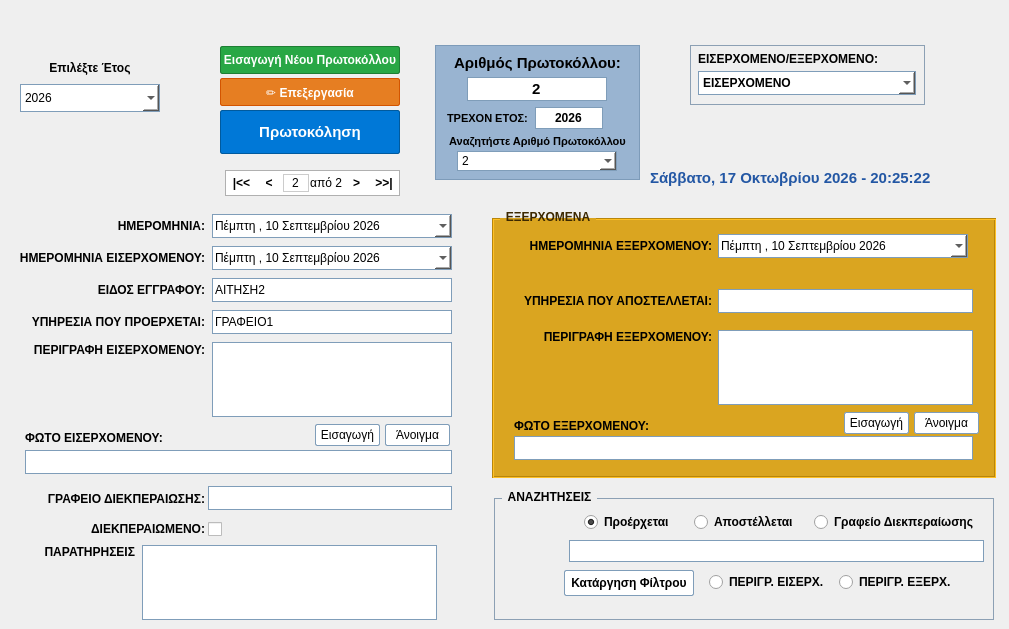
  <widget class="QWidget" name="centralwidget">
   <widget class="QLabel" name="lblSelectYear">
    <property name="geometry">
     <rect>
      <x>20</x>
      <y>58</y>
      <width>140</width>
      <height>20</height>
     </rect>
    </property>
    <property name="font">
     <font>
      <pointsize>9</pointsize>
      <weight>75</weight>
      <bold>true</bold>
     </font>
    </property>
    <property name="text">
     <string>Επιλέξτε Έτος</string>
    </property>
    <property name="alignment">
     <set>Qt::AlignCenter</set>
    </property>
   </widget>
   <widget class="QComboBox" name="comboSelectYear">
    <property name="geometry">
     <rect>
      <x>20</x>
      <y>84</y>
      <width>140</width>
      <height>28</height>
     </rect>
    </property>
    <property name="styleSheet">
     <string notr="true">background-color: white; border: 1px solid #7f9db9;</string>
    </property>
    <item>
     <property name="text">
      <string>2026</string>
     </property>
    </item>
    <item>
     <property name="text">
      <string>2025</string>
     </property>
    </item>
    <item>
     <property name="text">
      <string>2024</string>
     </property>
    </item>
   </widget>
   <widget class="QPushButton" name="btnNewProtocol">
    <property name="geometry">
     <rect>
      <x>220</x>
      <y>46</y>
      <width>180</width>
      <height>28</height>
     </rect>
    </property>
    <property name="font">
     <font>
      <pointsize>9</pointsize>
      <weight>75</weight>
      <bold>true</bold>
     </font>
    </property>
    <property name="styleSheet">
     <string notr="true">QPushButton {
    background-color: #28a745;
    color: white;
    font-weight: bold;
    border: 1px solid #1e7e34;
    border-radius: 2px;
}
QPushButton:hover {
    background-color: #218838;
}
QPushButton:pressed {
    background-color: #1e7e34;
}</string>
    </property>
    <property name="text">
     <string>Εισαγωγή Νέου Πρωτοκόλλου</string>
    </property>
   </widget>
   <widget class="QPushButton" name="btnEdit">
    <property name="geometry">
     <rect>
      <x>220</x>
      <y>78</y>
      <width>180</width>
      <height>28</height>
     </rect>
    </property>
    <property name="font">
     <font>
      <pointsize>9</pointsize>
      <weight>75</weight>
      <bold>true</bold>
     </font>
    </property>
    <property name="styleSheet">
     <string notr="true">QPushButton {
    background-color: #e67e22;
    color: white;
    font-weight: bold;
    border: 1px solid #d35400;
    border-radius: 2px;
}
QPushButton:hover {
    background-color: #f39c12;
}
QPushButton:pressed {
    background-color: #d35400;
}
QPushButton:disabled {
    background-color: #bdc3c7;
    color: #7f8c8d;
    border: 1px solid #95a5a6;
}</string>
    </property>
    <property name="text">
     <string>✏️ Επεξεργασία</string>
    </property>
   </widget>
   <widget class="QPushButton" name="btnProtocol">
    <property name="geometry">
     <rect>
      <x>220</x>
      <y>110</y>
      <width>180</width>
      <height>44</height>
     </rect>
    </property>
    <property name="font">
     <font>
      <pointsize>11</pointsize>
      <weight>75</weight>
      <bold>true</bold>
     </font>
    </property>
    <property name="styleSheet">
     <string notr="true">QPushButton {
    background-color: #0078d7;
    color: white;
    font-weight: bold;
    font-size: 11pt;
    border: 1px solid #005a9e;
    border-radius: 2px;
}
QPushButton:hover {
    background-color: #1a88e1;
}
QPushButton:pressed {
    background-color: #005a9e;
}
QPushButton:disabled {
    background-color: #8faec9;
    color: #eaf1f8;
    border: 1px solid #7a9cb9;
}</string>
    </property>
    <property name="text">
     <string>Πρωτοκόληση</string>
    </property>
   </widget>
   <widget class="QFrame" name="frameStats">
    <property name="geometry">
     <rect>
      <x>435</x>
      <y>45</y>
      <width>205</width>
      <height>135</height>
     </rect>
    </property>
    <property name="styleSheet">
     <string notr="true">QFrame#frameStats {
    background-color: rgb(153, 180, 209);
    border: 1px solid rgb(125, 155, 185);
}</string>
    </property>
    <property name="frameShape">
     <enum>QFrame::StyledPanel</enum>
    </property>
    <property name="frameShadow">
     <enum>QFrame::Raised</enum>
    </property>
    <widget class="QLabel" name="lblProtocolNum">
     <property name="geometry">
      <rect>
       <x>10</x>
       <y>8</y>
       <width>185</width>
       <height>20</height>
      </rect>
     </property>
     <property name="font">
      <font>
       <pointsize>11</pointsize>
       <weight>75</weight>
       <bold>true</bold>
      </font>
     </property>
     <property name="text">
      <string>Αριθμός Πρωτοκόλλου:</string>
     </property>
     <property name="alignment">
      <set>Qt::AlignCenter</set>
     </property>
    </widget>
    <widget class="QLineEdit" name="txtProtocolNum">
     <property name="geometry">
      <rect>
       <x>32</x>
       <y>32</y>
       <width>140</width>
       <height>24</height>
      </rect>
     </property>
     <property name="font">
      <font>
       <pointsize>11</pointsize>
       <weight>75</weight>
       <bold>true</bold>
      </font>
     </property>
     <property name="styleSheet">
      <string notr="true">background-color: white; border: 1px solid #7f9db9;</string>
     </property>
     <property name="text">
      <string>2</string>
     </property>
     <property name="alignment">
      <set>Qt::AlignCenter</set>
     </property>
    </widget>
    <widget class="QLabel" name="lblCurrentYear">
     <property name="geometry">
      <rect>
       <x>12</x>
       <y>64</y>
       <width>85</width>
       <height>18</height>
      </rect>
     </property>
     <property name="font">
      <font>
       <pointsize>8</pointsize>
       <weight>75</weight>
       <bold>true</bold>
      </font>
     </property>
     <property name="text">
      <string>ΤΡΕΧΟΝ ΕΤΟΣ:</string>
     </property>
    </widget>
    <widget class="QLineEdit" name="txtCurrentYear">
     <property name="geometry">
      <rect>
       <x>100</x>
       <y>62</y>
       <width>68</width>
       <height>22</height>
      </rect>
     </property>
     <property name="font">
      <font>
       <weight>75</weight>
       <bold>true</bold>
      </font>
     </property>
     <property name="styleSheet">
      <string notr="true">background-color: white; border: 1px solid #7f9db9;</string>
     </property>
     <property name="text">
      <string>2026</string>
     </property>
     <property name="alignment">
      <set>Qt::AlignCenter</set>
     </property>
    </widget>
    <widget class="QLabel" name="lblSearchProto">
     <property name="geometry">
      <rect>
       <x>10</x>
       <y>88</y>
       <width>185</width>
       <height>16</height>
      </rect>
     </property>
     <property name="font">
      <font>
       <pointsize>8</pointsize>
       <weight>75</weight>
       <bold>true</bold>
      </font>
     </property>
     <property name="text">
      <string>Αναζητήστε Αριθμό Πρωτοκόλλου</string>
     </property>
     <property name="alignment">
      <set>Qt::AlignCenter</set>
     </property>
    </widget>
    <widget class="QComboBox" name="comboSearchProto">
     <property name="geometry">
      <rect>
       <x>22</x>
       <y>106</y>
       <width>160</width>
       <height>20</height>
      </rect>
     </property>
     <property name="styleSheet">
      <string notr="true">background-color: white; border: 1px solid #7f9db9;</string>
     </property>
     <item>
      <property name="text">
       <string>2</string>
      </property>
     </item>
     <item>
      <property name="text">
       <string>1</string>
      </property>
     </item>
    </widget>
   </widget>
   <widget class="QFrame" name="frameNav">
    <property name="geometry">
     <rect>
      <x>225</x>
      <y>170</y>
      <width>175</width>
      <height>26</height>
     </rect>
    </property>
    <property name="styleSheet">
     <string notr="true">QFrame#frameNav {
    background-color: white;
    border: 1px solid #b0b0b0;
}
QPushButton {
    border: none;
    background: transparent;
    font-weight: bold;
    padding: 0 4px;
}
QPushButton:hover {
    background-color: #e5f1fb;
}</string>
    </property>
    <property name="frameShape">
     <enum>QFrame::StyledPanel</enum>
    </property>
    <layout class="QHBoxLayout" name="navLayout">
     <property name="spacing">
      <number>1</number>
     </property>
     <property name="leftMargin">
      <number>2</number>
     </property>
     <property name="topMargin">
      <number>1</number>
     </property>
     <property name="rightMargin">
      <number>2</number>
     </property>
     <property name="bottomMargin">
      <number>1</number>
     </property>
     <item>
      <widget class="QPushButton" name="btnNavFirst">
       <property name="text">
        <string>|&lt;&lt;</string>
       </property>
      </widget>
     </item>
     <item>
      <widget class="QPushButton" name="btnNavPrev">
       <property name="text">
        <string>&lt;</string>
       </property>
      </widget>
     </item>
     <item>
      <widget class="QLineEdit" name="txtNavIndex">
       <property name="maximumSize">
        <size>
         <width>26</width>
         <height>16777215</height>
        </size>
       </property>
       <property name="styleSheet">
        <string notr="true">border: 1px solid #ccc;</string>
       </property>
       <property name="text">
        <string>2</string>
       </property>
       <property name="alignment">
        <set>Qt::AlignCenter</set>
       </property>
      </widget>
     </item>
     <item>
      <widget class="QLabel" name="lblNavOf">
       <property name="text">
        <string>από 2</string>
       </property>
       <property name="alignment">
        <set>Qt::AlignCenter</set>
       </property>
      </widget>
     </item>
     <item>
      <widget class="QPushButton" name="btnNavNext">
       <property name="text">
        <string>&gt;</string>
       </property>
      </widget>
     </item>
     <item>
      <widget class="QPushButton" name="btnNavLast">
       <property name="text">
        <string>&gt;&gt;|</string>
       </property>
      </widget>
     </item>
    </layout>
   </widget>
   <widget class="QLabel" name="lblClock">
    <property name="geometry">
     <rect>
      <x>650</x>
      <y>166</y>
      <width>350</width>
      <height>24</height>
     </rect>
    </property>
    <property name="font">
     <font>
      <pointsize>11</pointsize>
      <weight>75</weight>
      <bold>true</bold>
     </font>
    </property>
    <property name="styleSheet">
     <string notr="true">color: rgb(35, 87, 164); font-weight: bold;</string>
    </property>
    <property name="text">
     <string>Σάββατο, 17 Οκτωβρίου 2026 - 20:25:22</string>
    </property>
   </widget>
   <widget class="QFrame" name="frameDocType">
    <property name="geometry">
     <rect>
      <x>690</x>
      <y>45</y>
      <width>235</width>
      <height>60</height>
     </rect>
    </property>
    <property name="styleSheet">
     <string notr="true">QFrame#frameDocType {
    border: 1px solid rgb(140, 160, 180);
    background-color: transparent;
}</string>
    </property>
    <property name="frameShape">
     <enum>QFrame::StyledPanel</enum>
    </property>
    <widget class="QLabel" name="lblDocTypeTitle">
     <property name="geometry">
      <rect>
       <x>8</x>
       <y>6</y>
       <width>220</width>
       <height>16</height>
      </rect>
     </property>
     <property name="font">
      <font>
       <pointsize>9</pointsize>
       <weight>75</weight>
       <bold>true</bold>
      </font>
     </property>
     <property name="text">
      <string>ΕΙΣΕΡΧΟΜΕΝΟ/ΕΞΕΡΧΟΜΕΝΟ:</string>
     </property>
    </widget>
    <widget class="QComboBox" name="comboDocClass">
     <property name="geometry">
      <rect>
       <x>8</x>
       <y>26</y>
       <width>218</width>
       <height>24</height>
      </rect>
     </property>
     <property name="font">
      <font>
       <weight>75</weight>
       <bold>true</bold>
      </font>
     </property>
     <property name="styleSheet">
      <string notr="true">background-color: white; border: 1px solid #7f9db9;</string>
     </property>
     <item>
      <property name="text">
       <string>ΕΙΣΕΡΧΟΜΕΝΟ</string>
      </property>
     </item>
     <item>
      <property name="text">
       <string>ΕΞΕΡΧΟΜΕΝΟ</string>
      </property>
     </item>
     <item>
      <property name="text">
       <string>ΜΕ ΑΠΑΝΤΗΣΗ</string>
      </property>
     </item>
    </widget>
   </widget>
   <widget class="QLabel" name="lblDateProto">
    <property name="geometry">
     <rect>
      <x>10</x>
      <y>215</y>
      <width>195</width>
      <height>22</height>
     </rect>
    </property>
    <property name="font">
     <font>
      <pointsize>9</pointsize>
      <weight>75</weight>
      <bold>true</bold>
     </font>
    </property>
    <property name="text">
     <string>ΗΜΕΡΟΜΗΝΙΑ:</string>
    </property>
    <property name="alignment">
     <set>Qt::AlignRight|Qt::AlignTrailing|Qt::AlignVCenter</set>
    </property>
   </widget>
   <widget class="QDateEdit" name="dateProtocol">
    <property name="geometry">
     <rect>
      <x>212</x>
      <y>214</y>
      <width>240</width>
      <height>24</height>
     </rect>
    </property>
    <property name="styleSheet">
     <string notr="true">background-color: white; border: 1px solid #7f9db9;</string>
    </property>
    <property name="locale">
     <locale language="Greek" country="Greece"/>
    </property>
    <property name="displayFormat">
     <string>dddd , d MMMM yyyy</string>
    </property>
    <property name="calendarPopup">
     <bool>true</bool>
    </property>
    <property name="date">
     <date>
      <year>2026</year>
      <month>9</month>
      <day>10</day>
     </date>
    </property>
   </widget>
   <widget class="QLabel" name="lblDateInc">
    <property name="geometry">
     <rect>
      <x>10</x>
      <y>247</y>
      <width>195</width>
      <height>22</height>
     </rect>
    </property>
    <property name="font">
     <font>
      <pointsize>9</pointsize>
      <weight>75</weight>
      <bold>true</bold>
     </font>
    </property>
    <property name="text">
     <string>ΗΜΕΡΟΜΗΝΙΑ ΕΙΣΕΡΧΟΜΕΝΟΥ:</string>
    </property>
    <property name="alignment">
     <set>Qt::AlignRight|Qt::AlignTrailing|Qt::AlignVCenter</set>
    </property>
   </widget>
   <widget class="QDateEdit" name="dateIncoming">
    <property name="geometry">
     <rect>
      <x>212</x>
      <y>246</y>
      <width>240</width>
      <height>24</height>
     </rect>
    </property>
    <property name="styleSheet">
     <string notr="true">background-color: white; border: 1px solid #7f9db9;</string>
    </property>
    <property name="locale">
     <locale language="Greek" country="Greece"/>
    </property>
    <property name="displayFormat">
     <string>dddd , d MMMM yyyy</string>
    </property>
    <property name="calendarPopup">
     <bool>true</bool>
    </property>
    <property name="date">
     <date>
      <year>2026</year>
      <month>9</month>
      <day>10</day>
     </date>
    </property>
   </widget>
   <widget class="QLabel" name="lblDocType">
    <property name="geometry">
     <rect>
      <x>10</x>
      <y>279</y>
      <width>195</width>
      <height>22</height>
     </rect>
    </property>
    <property name="font">
     <font>
      <pointsize>9</pointsize>
      <weight>75</weight>
      <bold>true</bold>
     </font>
    </property>
    <property name="text">
     <string>ΕΙΔΟΣ ΕΓΓΡΑΦΟΥ:</string>
    </property>
    <property name="alignment">
     <set>Qt::AlignRight|Qt::AlignTrailing|Qt::AlignVCenter</set>
    </property>
   </widget>
   <widget class="QLineEdit" name="txtDocType">
    <property name="geometry">
     <rect>
      <x>212</x>
      <y>278</y>
      <width>240</width>
      <height>24</height>
     </rect>
    </property>
    <property name="styleSheet">
     <string notr="true">background-color: white; border: 1px solid #7f9db9;</string>
    </property>
    <property name="text">
     <string>ΑΙΤΗΣΗ2</string>
    </property>
   </widget>
   <widget class="QLabel" name="lblOrigin">
    <property name="geometry">
     <rect>
      <x>10</x>
      <y>311</y>
      <width>195</width>
      <height>22</height>
     </rect>
    </property>
    <property name="font">
     <font>
      <pointsize>9</pointsize>
      <weight>75</weight>
      <bold>true</bold>
     </font>
    </property>
    <property name="text">
     <string>ΥΠΗΡΕΣΙΑ ΠΟΥ ΠΡΟΕΡΧΕΤΑΙ:</string>
    </property>
    <property name="alignment">
     <set>Qt::AlignRight|Qt::AlignTrailing|Qt::AlignVCenter</set>
    </property>
   </widget>
   <widget class="QLineEdit" name="txtOrigin">
    <property name="geometry">
     <rect>
      <x>212</x>
      <y>310</y>
      <width>240</width>
      <height>24</height>
     </rect>
    </property>
    <property name="styleSheet">
     <string notr="true">background-color: white; border: 1px solid #7f9db9;</string>
    </property>
    <property name="text">
     <string>ΓΡΑΦΕΙΟ1</string>
    </property>
   </widget>
   <widget class="QLabel" name="lblIncDesc">
    <property name="geometry">
     <rect>
      <x>10</x>
      <y>343</y>
      <width>195</width>
      <height>22</height>
     </rect>
    </property>
    <property name="font">
     <font>
      <pointsize>9</pointsize>
      <weight>75</weight>
      <bold>true</bold>
     </font>
    </property>
    <property name="text">
     <string>ΠΕΡΙΓΡΑΦΗ ΕΙΣΕΡΧΟΜΕΝΟΥ:</string>
    </property>
    <property name="alignment">
     <set>Qt::AlignRight|Qt::AlignTop|Qt::AlignTrailing</set>
    </property>
   </widget>
   <widget class="QTextEdit" name="txtIncomingDesc">
    <property name="geometry">
     <rect>
      <x>212</x>
      <y>342</y>
      <width>240</width>
      <height>75</height>
     </rect>
    </property>
    <property name="styleSheet">
     <string notr="true">background-color: white; border: 1px solid #7f9db9;</string>
    </property>
   </widget>
   <widget class="QLabel" name="lblPhotoInc">
    <property name="geometry">
     <rect>
      <x>25</x>
      <y>428</y>
      <width>180</width>
      <height>20</height>
     </rect>
    </property>
    <property name="font">
     <font>
      <pointsize>9</pointsize>
      <weight>75</weight>
      <bold>true</bold>
     </font>
    </property>
    <property name="text">
     <string>ΦΩΤΟ ΕΙΣΕΡΧΟΜΕΝΟΥ:</string>
    </property>
   </widget>
   <widget class="QPushButton" name="btnInsertPhotoInc">
    <property name="geometry">
     <rect>
      <x>315</x>
      <y>424</y>
      <width>65</width>
      <height>22</height>
     </rect>
    </property>
    <property name="styleSheet">
     <string notr="true">background-color: white; border: 1px solid #7f9db9; border-radius: 2px;</string>
    </property>
    <property name="text">
     <string>Εισαγωγή</string>
    </property>
   </widget>
   <widget class="QPushButton" name="btnOpenPhotoInc">
    <property name="geometry">
     <rect>
      <x>385</x>
      <y>424</y>
      <width>65</width>
      <height>22</height>
     </rect>
    </property>
    <property name="styleSheet">
     <string notr="true">background-color: white; border: 1px solid #7f9db9; border-radius: 2px;</string>
    </property>
    <property name="text">
     <string>Άνοιγμα</string>
    </property>
   </widget>
   <widget class="QLineEdit" name="txtPhotoIncPath">
    <property name="geometry">
     <rect>
      <x>25</x>
      <y>450</y>
      <width>427</width>
      <height>24</height>
     </rect>
    </property>
    <property name="styleSheet">
     <string notr="true">background-color: white; border: 1px solid #7f9db9;</string>
    </property>
   </widget>
   <widget class="QLabel" name="lblOffice">
    <property name="geometry">
     <rect>
      <x>10</x>
      <y>488</y>
      <width>195</width>
      <height>22</height>
     </rect>
    </property>
    <property name="font">
     <font>
      <pointsize>9</pointsize>
      <weight>75</weight>
      <bold>true</bold>
     </font>
    </property>
    <property name="text">
     <string>ΓΡΑΦΕΙΟ ΔΙΕΚΠΕΡΑΙΩΣΗΣ:</string>
    </property>
    <property name="alignment">
     <set>Qt::AlignRight|Qt::AlignTrailing|Qt::AlignVCenter</set>
    </property>
   </widget>
   <widget class="QLineEdit" name="txtOffice">
    <property name="geometry">
     <rect>
      <x>208</x>
      <y>486</y>
      <width>244</width>
      <height>24</height>
     </rect>
    </property>
    <property name="styleSheet">
     <string notr="true">background-color: white; border: 1px solid #7f9db9;</string>
    </property>
   </widget>
   <widget class="QLabel" name="lblCompleted">
    <property name="geometry">
     <rect>
      <x>10</x>
      <y>518</y>
      <width>195</width>
      <height>22</height>
     </rect>
    </property>
    <property name="font">
     <font>
      <pointsize>9</pointsize>
      <weight>75</weight>
      <bold>true</bold>
     </font>
    </property>
    <property name="text">
     <string>ΔΙΕΚΠΕΡΑΙΩΜΕΝΟ:</string>
    </property>
    <property name="alignment">
     <set>Qt::AlignRight|Qt::AlignTrailing|Qt::AlignVCenter</set>
    </property>
   </widget>
   <widget class="QCheckBox" name="chkCompleted">
    <property name="geometry">
     <rect>
      <x>208</x>
      <y>518</y>
      <width>24</width>
      <height>22</height>
     </rect>
    </property>
    <property name="text">
     <string/>
    </property>
   </widget>
   <widget class="QLabel" name="lblRemarks">
    <property name="geometry">
     <rect>
      <x>15</x>
      <y>545</y>
      <width>120</width>
      <height>22</height>
     </rect>
    </property>
    <property name="font">
     <font>
      <pointsize>9</pointsize>
      <weight>75</weight>
      <bold>true</bold>
     </font>
    </property>
    <property name="text">
     <string>ΠΑΡΑΤΗΡΗΣΕΙΣ</string>
    </property>
    <property name="alignment">
     <set>Qt::AlignRight|Qt::AlignTop|Qt::AlignTrailing</set>
    </property>
   </widget>
   <widget class="QTextEdit" name="txtRemarks">
    <property name="geometry">
     <rect>
      <x>142</x>
      <y>545</y>
      <width>295</width>
      <height>75</height>
     </rect>
    </property>
    <property name="styleSheet">
     <string notr="true">background-color: white; border: 1px solid #7f9db9;</string>
    </property>
   </widget>
   <widget class="QGroupBox" name="grpOutgoing">
    <property name="geometry">
     <rect>
      <x>492</x>
      <y>210</y>
      <width>504</width>
      <height>268</height>
     </rect>
    </property>
    <property name="font">
     <font>
      <pointsize>9</pointsize>
      <weight>75</weight>
      <bold>true</bold>
     </font>
    </property>
    <property name="styleSheet">
     <string notr="true">QGroupBox#grpOutgoing {
    background-color: rgb(218, 165, 32);
    border: 2px groove rgb(184, 134, 11);
    margin-top: 8px;
    font-weight: bold;
}
QGroupBox#grpOutgoing::title {
    subcontrol-origin: margin;
    subcontrol-position: top left;
    left: 8px;
    padding: 0 4px;
    color: rgb(60, 40, 0);
}
QGroupBox#grpOutgoing QWidget:disabled {
    background-color: #dcdcdc;
    color: #777777;
    border: 1px solid #aaaaaa;
}</string>
    </property>
    <property name="title">
     <string>ΕΞΕΡΧΟΜΕΝΑ</string>
    </property>
    <widget class="QLabel" name="lblDateOut">
     <property name="geometry">
      <rect>
       <x>20</x>
       <y>25</y>
       <width>200</width>
       <height>22</height>
      </rect>
     </property>
     <property name="font">
      <font>
       <pointsize>9</pointsize>
       <weight>75</weight>
       <bold>true</bold>
      </font>
     </property>
     <property name="text">
      <string>ΗΜΕΡΟΜΗΝΙΑ ΕΞΕΡΧΟΜΕΝΟΥ:</string>
     </property>
     <property name="alignment">
      <set>Qt::AlignRight|Qt::AlignTrailing|Qt::AlignVCenter</set>
     </property>
    </widget>
    <widget class="QDateEdit" name="dateOutgoing">
     <property name="geometry">
      <rect>
       <x>226</x>
       <y>24</y>
       <width>250</width>
       <height>24</height>
      </rect>
     </property>
     <property name="styleSheet">
      <string notr="true">background-color: white; border: 1px solid #7f9db9;</string>
     </property>
     <property name="locale">
      <locale language="Greek" country="Greece"/>
     </property>
     <property name="displayFormat">
      <string>dddd , d MMMM yyyy</string>
     </property>
     <property name="calendarPopup">
      <bool>true</bool>
     </property>
     <property name="date">
      <date>
       <year>2026</year>
       <month>9</month>
       <day>10</day>
      </date>
     </property>
    </widget>
    <widget class="QLabel" name="lblDest">
     <property name="geometry">
      <rect>
       <x>10</x>
       <y>80</y>
       <width>210</width>
       <height>22</height>
      </rect>
     </property>
     <property name="font">
      <font>
       <pointsize>9</pointsize>
       <weight>75</weight>
       <bold>true</bold>
      </font>
     </property>
     <property name="text">
      <string>ΥΠΗΡΕΣΙΑ ΠΟΥ ΑΠΟΣΤΕΛΛΕΤΑΙ:</string>
     </property>
     <property name="alignment">
      <set>Qt::AlignRight|Qt::AlignTrailing|Qt::AlignVCenter</set>
     </property>
    </widget>
    <widget class="QLineEdit" name="txtDestination">
     <property name="geometry">
      <rect>
       <x>226</x>
       <y>79</y>
       <width>255</width>
       <height>24</height>
      </rect>
     </property>
     <property name="styleSheet">
      <string notr="true">background-color: white; border: 1px solid #7f9db9;</string>
     </property>
    </widget>
    <widget class="QLabel" name="lblOutDesc">
     <property name="geometry">
      <rect>
       <x>15</x>
       <y>120</y>
       <width>205</width>
       <height>22</height>
      </rect>
     </property>
     <property name="font">
      <font>
       <pointsize>9</pointsize>
       <weight>75</weight>
       <bold>true</bold>
      </font>
     </property>
     <property name="text">
      <string>ΠΕΡΙΓΡΑΦΗ ΕΞΕΡΧΟΜΕΝΟΥ:</string>
     </property>
     <property name="alignment">
      <set>Qt::AlignRight|Qt::AlignTop|Qt::AlignTrailing</set>
     </property>
    </widget>
    <widget class="QTextEdit" name="txtOutgoingDesc">
     <property name="geometry">
      <rect>
       <x>226</x>
       <y>120</y>
       <width>255</width>
       <height>75</height>
      </rect>
     </property>
     <property name="styleSheet">
      <string notr="true">background-color: white; border: 1px solid #7f9db9;</string>
     </property>
    </widget>
    <widget class="QLabel" name="lblPhotoOut">
     <property name="geometry">
      <rect>
       <x>22</x>
       <y>206</y>
       <width>180</width>
       <height>20</height>
      </rect>
     </property>
     <property name="font">
      <font>
       <pointsize>9</pointsize>
       <weight>75</weight>
       <bold>true</bold>
      </font>
     </property>
     <property name="text">
      <string>ΦΩΤΟ ΕΞΕΡΧΟΜΕΝΟΥ:</string>
     </property>
    </widget>
    <widget class="QPushButton" name="btnInsertPhotoOut">
     <property name="geometry">
      <rect>
       <x>352</x>
       <y>202</y>
       <width>65</width>
       <height>22</height>
      </rect>
     </property>
     <property name="styleSheet">
      <string notr="true">background-color: white; border: 1px solid #7f9db9; border-radius: 2px;</string>
     </property>
     <property name="text">
      <string>Εισαγωγή</string>
     </property>
    </widget>
    <widget class="QPushButton" name="btnOpenPhotoOut">
     <property name="geometry">
      <rect>
       <x>422</x>
       <y>202</y>
       <width>65</width>
       <height>22</height>
      </rect>
     </property>
     <property name="styleSheet">
      <string notr="true">background-color: white; border: 1px solid #7f9db9; border-radius: 2px;</string>
     </property>
     <property name="text">
      <string>Άνοιγμα</string>
     </property>
    </widget>
    <widget class="QLineEdit" name="txtPhotoOutPath">
     <property name="geometry">
      <rect>
       <x>22</x>
       <y>226</y>
       <width>459</width>
       <height>24</height>
      </rect>
     </property>
     <property name="styleSheet">
      <string notr="true">background-color: white; border: 1px solid #7f9db9;</string>
     </property>
    </widget>
   </widget>
   <widget class="QGroupBox" name="grpSearch">
    <property name="geometry">
     <rect>
      <x>494</x>
      <y>490</y>
      <width>500</width>
      <height>130</height>
     </rect>
    </property>
    <property name="font">
     <font>
      <pointsize>9</pointsize>
      <weight>75</weight>
      <bold>true</bold>
     </font>
    </property>
    <property name="styleSheet">
     <string notr="true">QGroupBox#grpSearch {
    border: 1px solid rgb(140, 160, 180);
    margin-top: 8px;
    font-weight: bold;
}
QGroupBox#grpSearch::title {
    subcontrol-origin: margin;
    subcontrol-position: top left;
    left: 8px;
    padding: 0 4px;
}</string>
    </property>
    <property name="title">
     <string>ΑΝΑΖΗΤΗΣΕΙΣ</string>
    </property>
    <widget class="QRadioButton" name="rbOrigin">
     <property name="geometry">
      <rect>
       <x>90</x>
       <y>22</y>
       <width>95</width>
       <height>20</height>
      </rect>
     </property>
     <property name="font">
      <font>
       <weight>75</weight>
       <bold>true</bold>
      </font>
     </property>
     <property name="text">
      <string>Προέρχεται</string>
     </property>
     <property name="checked">
      <bool>true</bool>
     </property>
    </widget>
    <widget class="QRadioButton" name="rbDest">
     <property name="geometry">
      <rect>
       <x>200</x>
       <y>22</y>
       <width>110</width>
       <height>20</height>
      </rect>
     </property>
     <property name="font">
      <font>
       <weight>75</weight>
       <bold>true</bold>
      </font>
     </property>
     <property name="text">
      <string>Αποστέλλεται</string>
     </property>
    </widget>
    <widget class="QRadioButton" name="rbOffice">
     <property name="geometry">
      <rect>
       <x>320</x>
       <y>22</y>
       <width>165</width>
       <height>20</height>
      </rect>
     </property>
     <property name="font">
      <font>
       <weight>75</weight>
       <bold>true</bold>
      </font>
     </property>
     <property name="text">
      <string>Γραφείο Διεκπεραίωσης</string>
     </property>
    </widget>
    <widget class="QLineEdit" name="txtSearchQuery">
     <property name="geometry">
      <rect>
       <x>75</x>
       <y>50</y>
       <width>415</width>
       <height>22</height>
      </rect>
     </property>
     <property name="styleSheet">
      <string notr="true">background-color: white; border: 1px solid #7f9db9;</string>
     </property>
    </widget>
    <widget class="QPushButton" name="btnClearFilter">
     <property name="geometry">
      <rect>
       <x>70</x>
       <y>80</y>
       <width>130</width>
       <height>26</height>
      </rect>
     </property>
     <property name="font">
      <font>
       <weight>75</weight>
       <bold>true</bold>
      </font>
     </property>
     <property name="styleSheet">
      <string notr="true">background-color: white; border: 1px solid #7f9db9; border-radius: 2px;</string>
     </property>
     <property name="text">
      <string>Κατάργηση Φίλτρου</string>
     </property>
    </widget>
    <widget class="QRadioButton" name="rbDescInc">
     <property name="geometry">
      <rect>
       <x>215</x>
       <y>82</y>
       <width>120</width>
       <height>20</height>
      </rect>
     </property>
     <property name="font">
      <font>
       <weight>75</weight>
       <bold>true</bold>
      </font>
     </property>
     <property name="text">
      <string>ΠΕΡΙΓΡ. ΕΙΣΕΡΧ.</string>
     </property>
    </widget>
    <widget class="QRadioButton" name="rbDescOut">
     <property name="geometry">
      <rect>
       <x>345</x>
       <y>82</y>
       <width>120</width>
       <height>20</height>
      </rect>
     </property>
     <property name="font">
      <font>
       <weight>75</weight>
       <bold>true</bold>
      </font>
     </property>
     <property name="text">
      <string>ΠΕΡΙΓΡ. ΕΞΕΡΧ.</string>
     </property>
    </widget>
   </widget>
  </widget>
